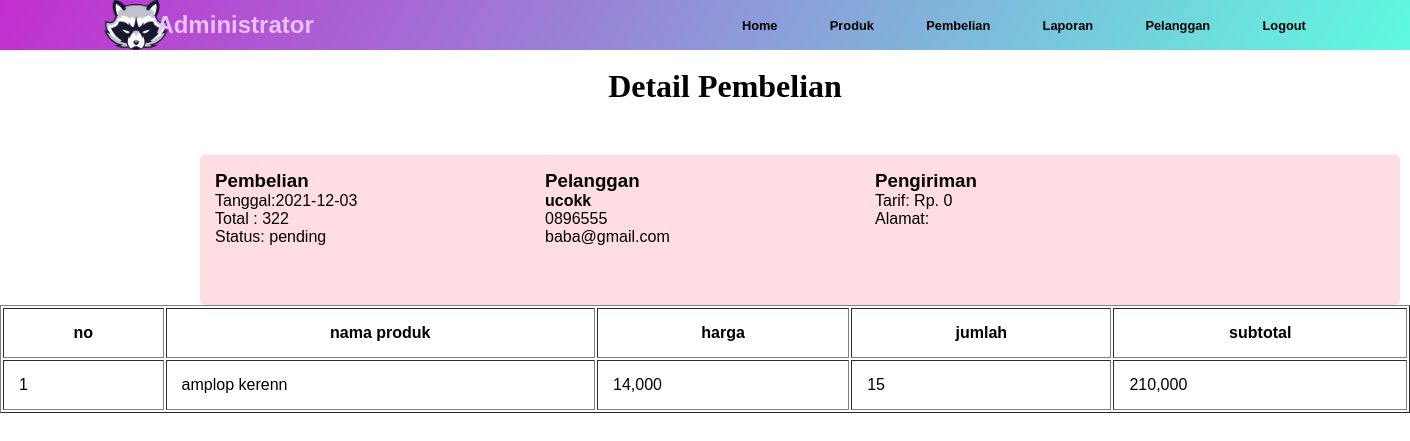
/admin/index.php?halaman=detail&id=2 (signed in), run on the app's committed database.
### tables this page shows
CREATE TABLE `pembelian` (
  `id_pembelian` int(11) NOT NULL,
  `id_pelanggan` int(11) NOT NULL,
  `id_ongkir` int(11) NOT NULL,
  `tanggal_pembelian` date NOT NULL,
  `total_pembelian` int(11) NOT NULL,
  `nama_kota` varchar(100) NOT NULL,
  `tarif` int(11) NOT NULL,
  `status_pembelian` varchar(100) NOT NULL DEFAULT 'pending',
  `resi_pengiriman` varchar(50) NOT NULL
);

CREATE TABLE `pelanggan` (
  `id_pelanggan` int(11) NOT NULL,
  `email_pelanggan` varchar(100) NOT NULL,
  `password_pelanggan` varchar(50) NOT NULL,
  `nama_pelanggan` varchar(100) NOT NULL,
  `telepon_pelanggan` varchar(25) NOT NULL,
  `alamat_pelanggan` text NOT NULL
);

CREATE TABLE `pembelian_produk` (
  `id_pembelian_produk` int(11) NOT NULL,
  `id_pembelian` int(11) NOT NULL,
  `id_produk` int(11) NOT NULL,
  `jumlah` int(11) NOT NULL,
  `nama` varchar(100) NOT NULL,
  `harga` int(11) NOT NULL,
  `berat` int(11) NOT NULL,
  `subberat` int(11) NOT NULL,
  `subharga` int(11) NOT NULL
);

CREATE TABLE `produk` (
  `id_produk` int(11) NOT NULL,
  `nama_produk` varchar(100) NOT NULL,
  `harga_produk` int(11) NOT NULL,
  `berat_produk` int(11) NOT NULL,
  `foto_produk` varchar(100) NOT NULL,
  `deskripsi_produk` text NOT NULL,
  `stok_produk` int(5) NOT NULL
);

### admin/detail.php (the view, shortened to what this page needs)
<br>
<h1>Detail Pembelian</h1>
<link href="assets/css/detail.css" rel="stylesheet" />
<?php
$ambil = $koneksi->query("SELECT * FROM pembelian JOIN pelanggan ON pembelian.id_pelanggan=pelanggan.id_pelanggan WHERE pembelian.id_pembelian='$_GET[id]'");
	$detail = $ambil->fetch_assoc();
	?>
<div class="row">
	<div class="col-3">
		<h3>Pembelian</h3>
		<p>
			Tanggal:<?php echo $detail['tanggal_pembelian']; ?> <br>
			Total : <?php echo number_format($detail['total_pembelian']); ?><br>
			Status: <?php echo $detail["status_pembelian"];?>
		</p>
 	</div>
 	<div class="col-3">
 		<h3>Pelanggan</h3>
 		<strong><?php echo $detail['nama_pelanggan']; ?></strong> <br>
		<p>
			<?php echo $detail['telepon_pelanggan']; ?> <br>
			<?php echo $detail['email_pelanggan']; ?>
		</p>
 	</div>
 	<div class="col-3">
 		<h3>Pengiriman</h3>
 		<p>
 			Tarif: Rp. <?php echo number_format($detail["tarif"]); ?><br>
 			Alamat: <?php echo $detail["alamat_pelanggan"]; ?>
 		</p>
 	</div>
</div>
<table style="margin-left: auto;margin-right: auto;" border="1">
	<thead>
		<tr>
			<th>no</th>
			<th>nama produk</th>
			<th>harga</th>
			<th>jumlah</th>
			<th>subtotal</th>
		</tr>
	</thead>
	<tbody>
		<?php $nomor=1; ?>
		<?php $ambil=$koneksi->query("SELECT * FROM pembelian_produk JOIN produk ON pembelian_produk.id_produk=produk.id_produk WHERE pembelian_produk.id_pembelian='$_GET[id]'"); ?>
		<?php while($pecah=$ambil->fetch_assoc()){ ?>
		<tr>
			<td><?php echo $nomor; ?></td>
			<td><?php echo $pecah['nama_produk']; ?></td>
			<td><?php echo number_format($pecah['harga_produk']); ?></td>
			<td><?php echo $pecah['jumlah']; ?></td>
			<td>
				<?php echo number_format($pecah['harga_produk']*$pecah['jumlah']); ?>
			</td>
		</tr>
		<?php $nomor++;?>
		<?php } ?>
	</tbody>
</table>

### admin/assets/css/custom.css (style rules this page uses)
* { margin: 0; padding: 0; }
body { font-family: sans-serif; overflow-x: hidden; }

### admin/assets/css/detail.css (style rules this page uses)
h1 { text-align: center; position: relative; left: 20px; font-family: serif; }
table { width: 100%; position: relative; bottom: 0px; top: 50px; }
th { text-align: center; padding: 15px; }
td { padding: 15px; text-align: left; }
.row { position: relative; left: 200px; top: 50px; background-color: rgba(255, 84, 111, 0.2); border-radius: 5px; width: 1200px; height: 150px; }
.row::after { content: ""; clear: both; display: table; }
[class*="col-"] { float: left; padding: 15px; }
.col-3 { width: 25%; }

### data on the page
pembelian: tanggal_pembelian "2021-12-03", total_pembelian "322", status_pembelian "pending", id_pelanggan.nama_pelanggan "ucokk", id_pelanggan.telepon_pelanggan "0896555", id_pelanggan.email_pelanggan "baba@gmail.com", tarif "0"
pembelian_produk: id_produk.nama_produk "amplop kerenn", id_produk.harga_produk "14,000", jumlah "15", $pecah['harga_produk']*$pecah['jumlah'] "210,000"
